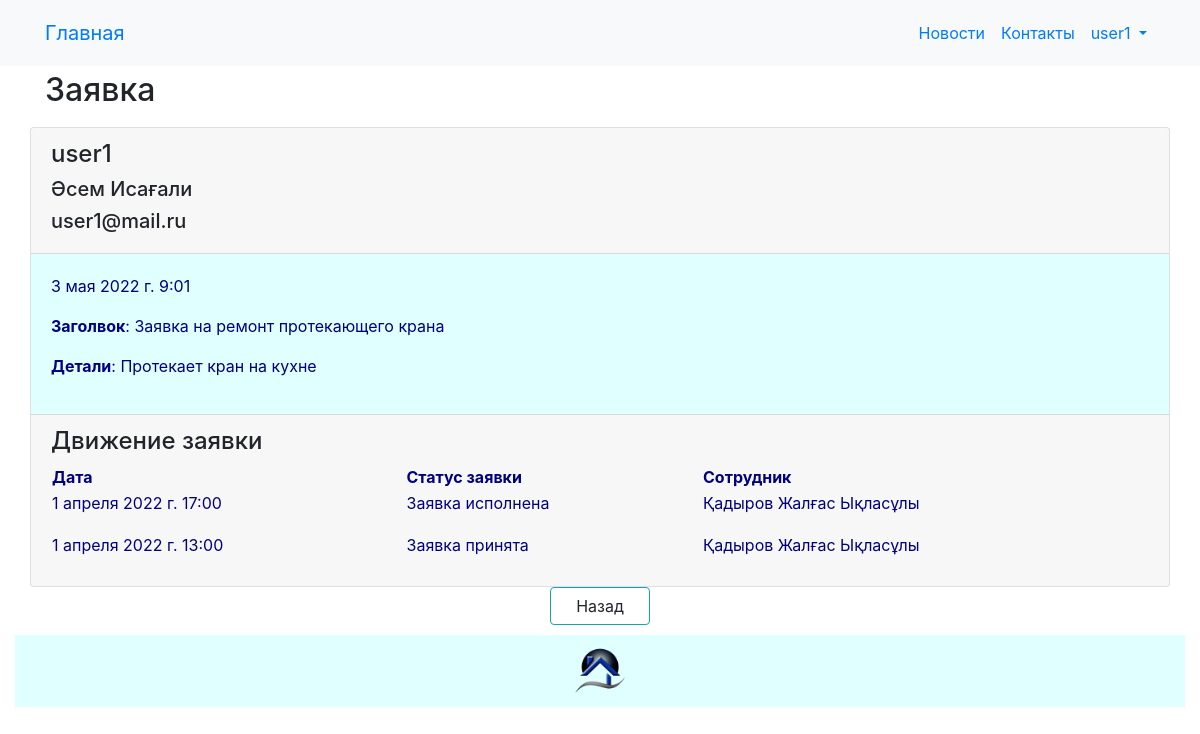
The page /application/read/1/ (signed in) on the database its author committed.
### orlov/models.py (models this page shows, shortened)
class Application(models.Model):
    datea = models.DateTimeField(_('datea'), auto_now_add=True)
    user = models.ForeignKey(User, related_name='application_user', on_delete=models.CASCADE)
    title = models.CharField(_('application_title'), max_length=255)
    details = models.TextField(_('application_details'))
    class Meta:
        db_table = 'application'
        indexes = [
            models.Index(fields=['datea']),
            models.Index(fields=['user']),
        ]
        ordering = ['datea']

class Movement(models.Model):
    application = models.ForeignKey(Application, related_name='movement_application', on_delete=models.CASCADE)
    datem = models.DateTimeField(_('datem'))
    status = models.CharField(_('movement_status'), max_length=128)
    details = models.TextField(_('movement_details'), blank=True, null=True)
    employee = models.ForeignKey(Employee, related_name='movement_employee', on_delete=models.CASCADE)
    class Meta:
        db_table = 'movement'
        indexes = [
            models.Index(fields=['application']),
            models.Index(fields=['datem']),
            models.Index(fields=['employee']),
        ]
        ordering = ['datem']

class Employee(models.Model):
    SEX_CHOICES = (
        ('М','М'),
        ('Ж', 'Ж'),
    )
    surname = models.CharField(_('surname'), max_length=64)
    name = models.CharField(_('name'), max_length=64)
    patronymic = models.CharField(_('patronymic'), max_length=64, blank=True, null=True)
    sex = models.CharField(_('sex'), max_length=1, choices=SEX_CHOICES, default='М')
    birthday = models.DateTimeField(_('birthday'))
    address = models.CharField(_('address'), max_length=128, blank=True, null=True)
    phone = models.CharField(_('phone'), max_length=128, blank=True, null=True)
    position = models.ForeignKey(Position, related_name='employee_position', on_delete=models.CASCADE)
    class Meta:
        db_table = 'employee'
        indexes = [
            models.Index(fields=['surname']),
            models.Index(fields=['name']),
            models.Index(fields=['patronymic']),
            models.Index(fields=['position']),
        ]
        ordering = ['surname', 'name', 'patronymic']
    @property
    def fio(self):
        return '%s %s %s' % (self.surname, self.name, self.patronymic)

### orlov/views.py (the view)
# urls.py: path('application/read/<int:id>/', views.application_read, name='application_read'),
@login_required
def application_read(request, id):
    try:
        application = Application.objects.get(id=id)
        movement = Movement.objects.filter(application_id=id).order_by('-datem')
        return render(request, "application/read.html", {"application": application, "movement": movement})
    except Application.DoesNotExist:
        return HttpResponseNotFound("<h2>Application not found</h2>")

### templates/application/read.html (shortened to what this page needs)
{% extends "base.html" %}
{% load i18n %}
{% block content %}
<h2>{% trans "application" %}</h2>
<div class="row justify-content-center">
	<div class="card" style="width:100%">
		<div class="card-header">
			<h4>{{ application.user }}</h4>
			<h5>{{ application.user.first_name }} {{ application.user.last_name }}</h5>
			<h5>{{ application.user.email }}</h5>
		</div>
		<div class="card-body">
			<p>{{ application.datea }}</p>
			<p><strong>{% trans "title" %}</strong>: {{ application.title }}</p>
			<p><strong>{% trans "details" %}</strong>: {{ application.details }}</p>
		</div>
		<div class="card-footer">
			<h4>{% trans "movement" %}</h4>
			{% if movement.count > 0 %}
				<table class="cell-border hover stripe" style="width:100%">
					<thead>
						<tr>
							<th>{% trans "datem" %}</th>
							<th>{% trans "status" %}</th>
							<th>{% trans "employee" %}</th>
						</tr>
					</thead>
					<tbody>
						{% for p in movement %}
						<tr>
							<td>
								<p>{{ p.datem }}</p>
							</td>
							<td>
								<p>{{ p.status }}</p>
							</td>
							<td>
								<p>{{ p.employee.fio }}</p>
							</td>
						</tr>
						{% endfor %}
					</tbody>
				</table>
			{% endif %}
		</div>
	</div>
	<div class="row justify-content-center">
		<a class="btn btn-outline-info" style="width:100px" onclick="history.back();">{% trans "Back" %}</a>
	</div>
</div>
{% endblock content %}

### templates/base.html (shortened to what this page needs)
<!DOCTYPE html>
{% load static %}
{% load i18n %}
<html>
<head>
	<link rel="stylesheet" href="{% static 'css/styles.css' %}" />
	<link rel="stylesheet" href="https://maxcdn.bootstrapcdn.com/bootstrap/4.0.0/css/bootstrap.min.css">
	<link rel="stylesheet" href="{% static 'css/choosen.css' %}" />
</head>
	<nav class="navbar navbar-expand-sm bg-light">
		<div class="container">
			<a class="navbar-brand" href="{{ HTTP_HOST }}/">{% trans "Home" %}</a>
			<div class="collapse navbar-collapse" id="mainMenu">
				<ul class="navbar-nav ml-auto">
					<li class="nav-item">
						<a class="nav-link" href="{% url 'news_list' %}">{% trans "newss" %}</a>
					</li>
					<li class="nav-item">
						<a class="nav-link" href="{% url 'contact' %}">{% trans "contacts" %}</a>
					</li>
					{% if user.is_authenticated %}
						<li class="nav-item dropdown">
							<a class="nav-link dropdown-toggle" href="#" id="userMenu" data-toggle="dropdown" aria-haspopup="true" aria-expanded="false">
							{{ user.username }}
							</a>
						</li>
					{% else %}
						<form class="form-inline ml-auto">
							<a href="{% url 'login' %}" class="btn btn-outline-secondary">{% trans "Log In" %}</a>
							<a href="{% url 'signup' %}" class="btn btn-primary ml-2">{% trans "Sign up" %}</a>
						</form>
					{% endif %}
						{% get_current_language as LANGUAGE_CODE %}
						{% get_available_languages as LANGUAGES %}
						{% get_language_info_list for LANGUAGES as languages %}
				</ul>
			</div>
		</div>
	</nav>
<body>
	<div class="container">
		{% block content%}{% endblock content %}
	</div>
</body>
<footer class="container-fluid text-center bg-lightgray">
	<div class="copyrights">
		<img src="{% static 'images/logo.png' %}" alt="logo" style="height:72px; width: 72px; padding: 10px;">
	</div>
</footer>
<link rel="stylesheet" href="https://cdn.datatables.net/1.11.2/css/jquery.dataTables.min.css">
</html>

### static/css/styles.css (style rules this page uses)
body { font-family: Geneva, Arial, Helvetica, sans-serif; }
.container { padding: 5px; }
.container-fluid { padding: 5px; }
p, ul,li, label { color: navy; }
h1, h2, h3, h4, h5, h6 { color: navy; }
.copyrights { background-color: lightcyan; }
.card { margin-top: 10px; background-color: lightcyan; }
.card-body { background-color: lightcyan; }
table { color: navy; }
#footer h1, p, ul,li { color: navy; }

### rows shown on the page
Application: user "user1", user.first_name "Әсем", user.last_name "Исағали", user.email "user1@mail.ru", datea "3 мая 2022 г. 9:01", title "Заявка на ремонт протекающего крана", details "Протекает кран на кухне"
Movement: datem "1 апреля 2022 г. 17:00", status "Заявка исполнена", employee.fio "Қадыров Жалғас Ықласұлы"
Movement: datem "1 апреля 2022 г. 13:00", status "Заявка принята", employee.fio "Қадыров Жалғас Ықласұлы"

### other values the page prints
{{ user.username }} "user1"
